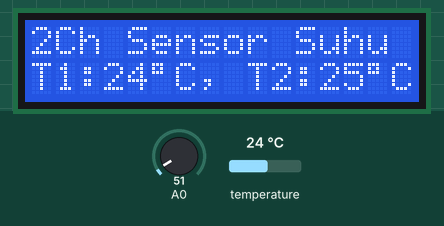
Recording of a sketch running on a simulated Arduino Uno, built with avr-gcc and run on an emulated ATmega328P. On the bench: 16×2 character LCD. The test bench sets the inputs (shaded band); at power-on: temperature 24 °C, A0 = 51.

Above: at 2.6 s.
2.7 s: temperature set to 2 °C
At 4.3 s:
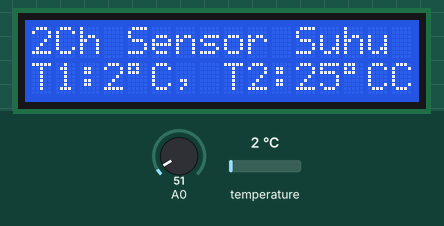
4.8 s: A0 set to 22
At 6.4 s:
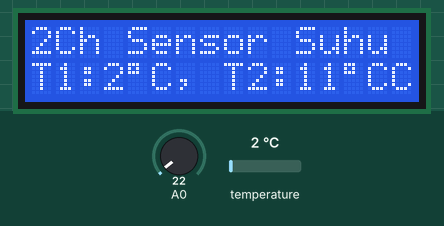
7.4 s: A0 set to 18
At 9.7 s:
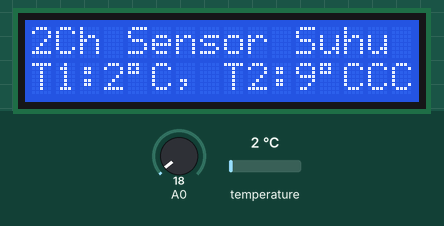
10.0 s: temperature set to 12 °C
At 12.1 s:
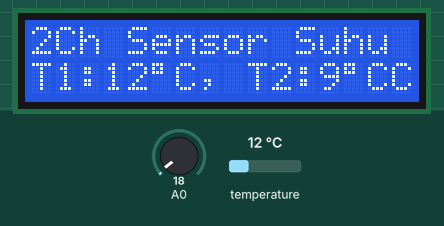
12.5 s: temperature set to 19 °C
At 14.2 s:
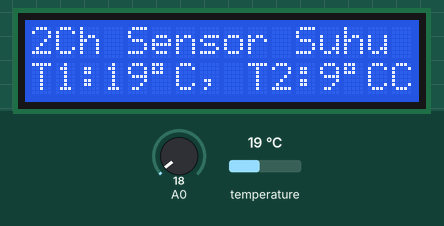
15.1 s: A0 set to 30
At 17.7 s:
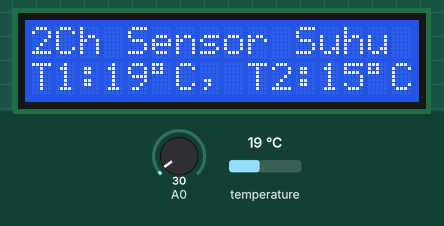
Timing chart, 0 to 18.7 s (numbered marks = the images above; inputs shaded):
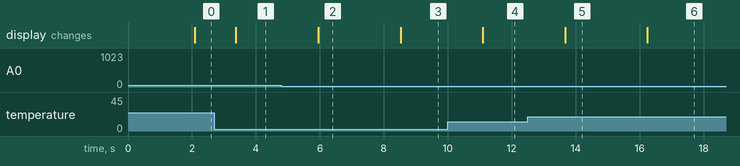

Measured:
- the behaviour switches between 20 and 19 on A0 (found by bisection; images 2 and 3)
- after the input at 2.7 s, the display: changes after 0.68 s (image 1)
- after the input at 4.8 s, the display: changes after 1.1 s (image 2)
- after the input at 7.4 s, the display: changes after 1.1 s (image 3)
- after the input at 10.0 s, the display: changes after 1.1 s (image 4)
- after the input at 12.5 s, the display: changes after 1.2 s (image 5)
- after the input at 15.1 s, the display: changes after 1.1 s (image 6)

The sketch:

_2_Ch_Suhu_DS1820_LM35.ino
```cpp
/*************************************
 * Program : Project 1 2 CH SENSOR SUHU DS1820 & LM35
 * Input   : LM35 di A0
 *           DS1820 di 10
 * Output  : LCD 2x16
 * 125 PROYEK ARDUINO
 * www.tokotronik.com
 * ***********************************/
#include <OneWire.h>
#include <Wire.h>
#include <LiquidCrystal.h>

LiquidCrystal lcd(2, 3, 4, 5, 6, 7);
OneWire  ds(10);  // on pin 10 --DS1820

unsigned int adc,tempDS,tempLM;

//============================================
void setup(void) {
  lcd.begin(16, 2);
  lcd.print("2Ch Sensor Suhu");
  lcd.setCursor(0,1);
  delay(1000);
}
//===========================================
void loop(void) {

  byte i;
  byte present = 0;
  byte type_s;
  byte data[12];
  byte addr[8];
  float celsius, fahrenheit;
 //===================================

  if ( !ds.search(addr)) {
    ds.reset_search();
    delay(250);
    return;
  }
  // the first ROM byte indicates which chip
  switch (addr[0]) {
  case 0x10: //  Chip = DS18S20 or old DS1820
    type_s = 1;
    break;
  case 0x28: //  Chip = DS18B20
    type_s = 0;
    break;
  case 0x22: //  Chip = DS1822
    type_s = 0;
    break;
  default:  //Device is not a DS18x20 family device.
    return;
  }

  ds.reset();
  ds.select(addr);
  ds.write(0x44, 1);        // start conversion, with parasite power on at the end

  delay(1000);     // maybe 750ms is enough, maybe not
  // we might do a ds.depower() here, but the reset will take care of it.

  present = ds.reset();
  ds.select(addr);
  ds.write(0xBE);         // Read Scratchpad

  for ( i = 0; i < 9; i++) {           // we need 9 bytes
    data[i] = ds.read();
  }
  int16_t raw = (data[1] << 8) | data[0];
  if (type_s) {
    raw = raw << 3; // 9 bit resolution default
    if (data[7] == 0x10) {
      raw = (raw & 0xFFF0) + 12 - data[6];
    }
  }
  else {
    byte cfg = (data[4] & 0x60);
    if (cfg == 0x00) raw = raw & ~7;  // 9 bit resolution, 93.75 ms
    else if (cfg == 0x20) raw = raw & ~3; // 10 bit res, 187.5 ms
    else if (cfg == 0x40) raw = raw & ~1; // 11 bit res, 375 ms
  }
  celsius = (float)raw / 16.0;
  fahrenheit = celsius * 1.8 + 32.0;
  tempDS=celsius;
  //====================
  adc = analogRead(0);
  tempLM=(adc*5)/10;

  lcd.setCursor(0,1);
  lcd.print("T1:");
  lcd.print(tempDS);
  lcd.write(0xDF);
  lcd.print("C, T2:");
  lcd.print(tempLM);
  lcd.write(0xDF);
  lcd.print("C");
}
```
